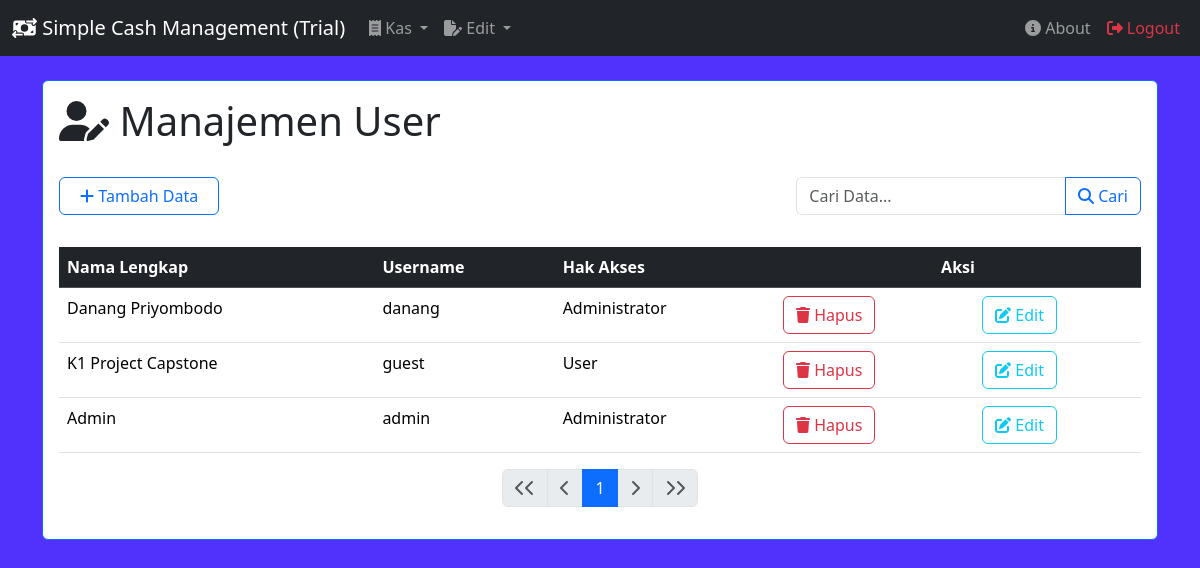
/kas/page-user/user-man.php (signed in), run on an earlier commit of the app's database.
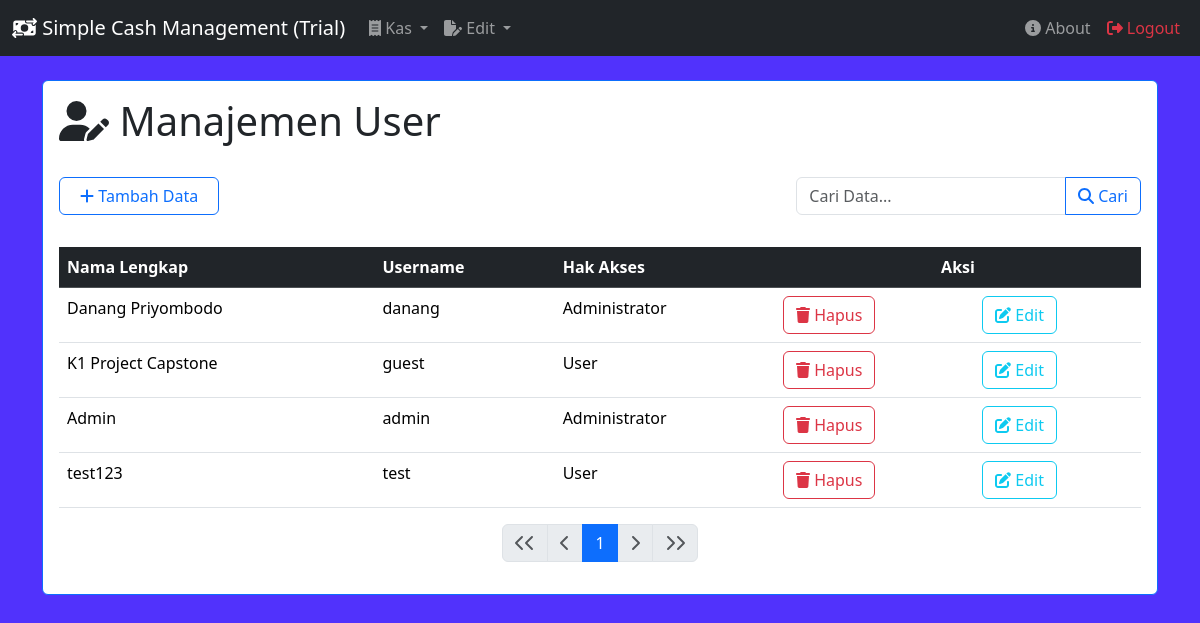
And on a later commit of the database.
### tables this page shows
CREATE TABLE `user` (
  `id_user` int(64) NOT NULL,
  `fullname` varchar(256) NOT NULL,
  `uname` varchar(256) NOT NULL,
  `passwd` varchar(256) NOT NULL,
  `priv` varchar(128) NOT NULL
);

### kas/page-user/user-man.php (the view, shortened to what the changed rows need)
<?php
    $root = realpath($_SERVER['DOCUMENT_ROOT']);
    require_once $root."/kas/session.php";
    $query = mysqli_query($conn,"select * from user");
    $data_pages = 5;
    $pages = (isset($_GET['pages'])) ? (int)$_GET['pages'] : 1;
    $start_pages = ($pages > 1) ? ($pages * $data_pages) - $data_pages : 0;
    $total = mysqli_num_rows($query);
    $hal = ceil($total/$data_pages)
?>
<!DOCTYPE html>
<html lang="en">
<head>
</head>
    <link rel="stylesheet" href="../lib/bootstrap/css/bootstrap.min.css">
<body style="background-color: rgb(81, 50, 252);">
    <br>
    <div class="container">
        <div class="card border-primary">
            <div class="card-body">
                <div class="row">
                    <div class="col-lg-12">
                        <h1><i class="fa-solid fa-user-pen"> </i> Manajemen User</h1>
                    </div>
                </div>
                <div class="row">
                    <div class="col-md-12">
                        <div class="table-responsive">
                            <table class="table">
                                <thead>
                                    <tr class="table-dark">
                                        <th scope="col">Nama Lengkap</th>
                                        <th scope="col">Username</th>
                                        <th scope="col">Hak Akses</th>
                                        <th scope="col" colspan="2" class="text-center">Aksi</th>
                                    </tr>
                                </thead>
                                <tbody>
                                <?php
                                    if (isset($_GET['cari'])){
                                        $cari = $_GET['cari'];
                                        $pagination = mysqli_query($conn,"SELECT * FROM user WHERE fullname LIKE '%$cari%' OR uname LIKE '%$cari%'
                                                                    ORDER BY id_user ASC LIMIT $start_pages,$data_pages");
                                    } else {
                                        $pagination = mysqli_query($conn,"select * from user ORDER BY id_user ASC LIMIT $start_pages,$data_pages");
                                    }
                                    while($td = mysqli_fetch_array($pagination)){
                                ?>
                                    <tr>
                                        <?php
                                            echo "<td>".$td['fullname']."</td>";
                                            echo "<td>".$td['uname']."</td>";
                                            echo "<td>".$td['priv']."</td>";
                                        ?>
                                            <td>
                                                    <a href="#" class="btn btn-outline-danger text-center" data-bs-toggle="modal" data-bs-target="#hapus-user<?php echo $td['id_user'];?>"><i class="fa-solid fa-trash"></i> Hapus</a>
                                            </td>
                                            <td>
                                                    <a href="#" class="btn btn-outline-info text-center" data-bs-toggle="modal" data-bs-target="#edit-user<?php echo $td['id_user'];?>"><i class="fa-solid fa-pen-to-square"></i> Edit</a>
                                            </td>
                                    </tr>
                                        <?php } ?>
                                </tbody>
                            </table>
                        </div>
                    </div>
                </div>
                <div class="row">
                        <div class="col-lg-12">
                            <nav class="text-center">
                                <div class="d-flex justify-content-center">
                                    <ul class="pagination">
                                        <?php
                                            for($i=1; $i<=$hal; $i++){
                                                if($i==$pages){
                                        ?>
                                            <li class="page-item active"><a href="?pages=<?php echo $i;?>" class="page-link"><?php echo $i;?></a></li>
                                        <?php
                                                } else {
                                        ?>
                                            <li class="page-item"><a href="?pages=<?php echo $i;?>" class="page-link"><?php echo $i;?></a></li>
                                        <?php
                                                }
                                            }
                                        ?>
                                    </ul>
                                </div>
                            </nav>
                </div>
            </div>
        </div>
    </div>
</body>
</html>

What changed in the data, as far as the page shows it:
added user: fullname "test123", uname "test", priv "User"
